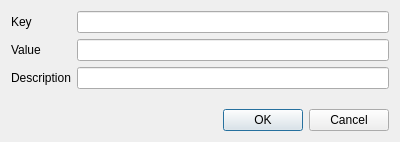
<?xml version="1.0" encoding="UTF-8"?>
<ui version="4.0">
 <class>KeyValueDialog</class>
 <widget class="QDialog" name="KeyValueDialog">
  <property name="geometry">
   <rect>
    <x>0</x>
    <y>0</y>
    <width>400</width>
    <height>142</height>
   </rect>
  </property>
  <property name="windowTitle">
   <string>Dialog</string>
  </property>
  <layout class="QGridLayout" name="gridLayout">
   <item row="0" column="0">
    <layout class="QFormLayout" name="formLayout">
     <item row="0" column="0">
      <widget class="QLabel" name="label">
       <property name="text">
        <string>Key</string>
       </property>
      </widget>
     </item>
     <item row="0" column="1">
      <widget class="QLineEdit" name="keyEdit"/>
     </item>
     <item row="1" column="0">
      <widget class="QLabel" name="label_2">
       <property name="text">
        <string>Value</string>
       </property>
      </widget>
     </item>
     <item row="1" column="1">
      <widget class="QLineEdit" name="valueEdit"/>
     </item>
     <item row="2" column="0">
      <widget class="QLabel" name="label_3">
       <property name="text">
        <string>Description</string>
       </property>
      </widget>
     </item>
     <item row="2" column="1">
      <widget class="QLineEdit" name="descriptionEdit"/>
     </item>
    </layout>
   </item>
   <item row="1" column="0">
    <widget class="QDialogButtonBox" name="buttonBox">
     <property name="orientation">
      <enum>Qt::Orientation::Horizontal</enum>
     </property>
     <property name="standardButtons">
      <set>QDialogButtonBox::StandardButton::Cancel|QDialogButtonBox::StandardButton::Ok</set>
     </property>
    </widget>
   </item>
  </layout>
 </widget>
 <resources/>
 <connections>
  <connection>
   <sender>buttonBox</sender>
   <signal>accepted()</signal>
   <receiver>KeyValueDialog</receiver>
   <slot>accept()</slot>
   <hints>
    <hint type="sourcelabel">
     <x>248</x>
     <y>254</y>
    </hint>
    <hint type="destinationlabel">
     <x>157</x>
     <y>274</y>
    </hint>
   </hints>
  </connection>
  <connection>
   <sender>buttonBox</sender>
   <signal>rejected()</signal>
   <receiver>KeyValueDialog</receiver>
   <slot>reject()</slot>
   <hints>
    <hint type="sourcelabel">
     <x>316</x>
     <y>260</y>
    </hint>
    <hint type="destinationlabel">
     <x>286</x>
     <y>274</y>
    </hint>
   </hints>
  </connection>
 </connections>
</ui>
